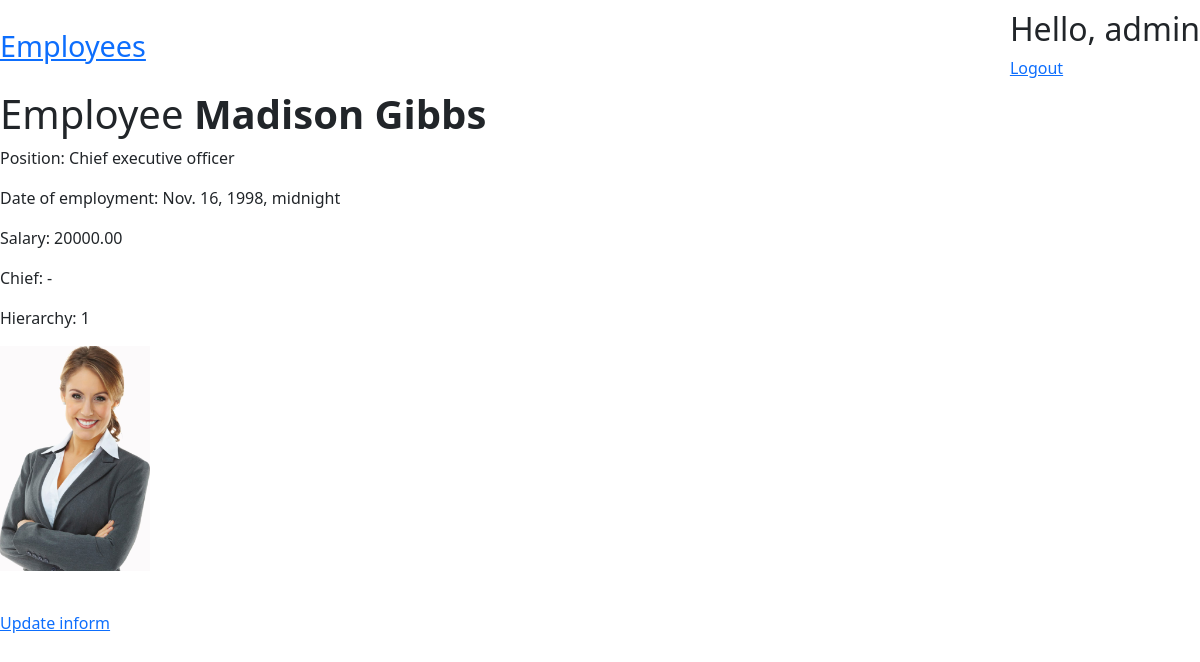
The page /GazBrom/employees/170/ (signed in) on the database its author committed.
### employeesapp/models.py (models this page shows, shortened)
class Employee(models.Model):
    class Meta: #конфигурационный класс
        ordering = ["name"] #сортировка по полю по алфавиту
    name = models.CharField(max_length=150)
    position = models.TextField(null=False, blank=True)
    date_of_empl = models.DateTimeField(null=False, blank=True)
    salary = models.DecimalField(default=0, max_digits=8, decimal_places=2)
    chief = models.CharField(max_length=150)
    hierarchy = models.IntegerField(default=6, null=False)
    photo = models.ImageField(upload_to='images/', null=True, blank=True)

### employeesapp/views.py (the view)
# urls.py: path('employees/<int:pk>/', EmployeeDetailsView.as_view(), name='employee_details'),
class EmployeeDetailsView(LoginRequiredMixin, View):
    def get(self, request: HttpRequest, pk: int) -> HttpResponse:
        employee = get_object_or_404(Employee, pk=pk)
        context = {
            "Employee": employee,
        }
        return render(request, 'employeesapp/employee-details.html', context=context)

### employeesapp/templates/employeesapp/employee-details.html (shortened to what this page needs)
{% extends "employeesapp/base.html" %}
{% block body %}
    <div class="fixed-container">
        <h1>Employee <strong>{{ Employee.name }}</strong></h1>
        <div>
            <p>Position: {{ Employee.position }}</p>
            <p>Date of employment: {{ Employee.date_of_empl }}</p>
            <p>Salary: {{ Employee.salary }}</p>
            <p>Chief: {{ Employee.chief }}</p>
            <p>Hierarchy: {{ Employee.hierarchy }}</p>
            {% if not Employee.photo %}
                <p><img src="/media/images/nobody.jpg" width="150px"></p>
            {% else %}
                <p><img src="{{ Employee.photo.url }}" width="150px"></p>
            {% endif %}
        </div>
        <div>
            <br>
            <a href={% url 'employeesapp:employee_update' pk=Employee.pk%}>Update inform</a><br>
        </div>
    </div>
{% endblock %}

### employeesapp/templates/employeesapp/base.html (shortened to what this page needs)
<!DOCTYPE html>
<html lang="en">
<head>
    <link href="https://cdn.jsdelivr.net/npm/bootstrap@5.3.3/dist/css/bootstrap.min.css" rel="stylesheet"
>
</head>
<body>
<div class="fixed-container">
<div class="nav">
<section>
    <div class="home">
        <a href={% url 'employeesapp:employees_list' %}>Employees</a><br>
    </div>
</section>
<section>
    {% if user.is_authenticated %}
        <h2>Hello, {{ user.username }}</h2>
        <div>
            <a href={% url 'myauth:logout' %}>Logout</a><br>
        </div>
    {% else %}
        <h2>User is anonymous</h2>
        <div>
            <a href={% url 'myauth:register' %}>Register</a><br>
            <a href={% url 'myauth:login' %}>Log in to your account</a><br>
        </div>
    {% endif %}
</section>
</div>
</div>
{% block body %}{% endblock %}
</body>
</html>

### employeesapp/templates/employeesapp/base.html (style rules this page uses)
.fixed-container { max-width: 1200px; margin-left: auto; margin-right: auto; }
.home { padding-right: 300px; font-size: 180%; }
.nav { margin: 10px 0; display: flex; justify-content: space-between; align-items: center; }

### rows shown on the page
Employee: name "Madison Gibbs", position "Сhief executive officer", date_of_empl "Nov. 16, 1998, midnight", salary "20000.00", chief "-", hierarchy "1", photo (picture)

### other values the page prints
{{ user.username }} "admin"
